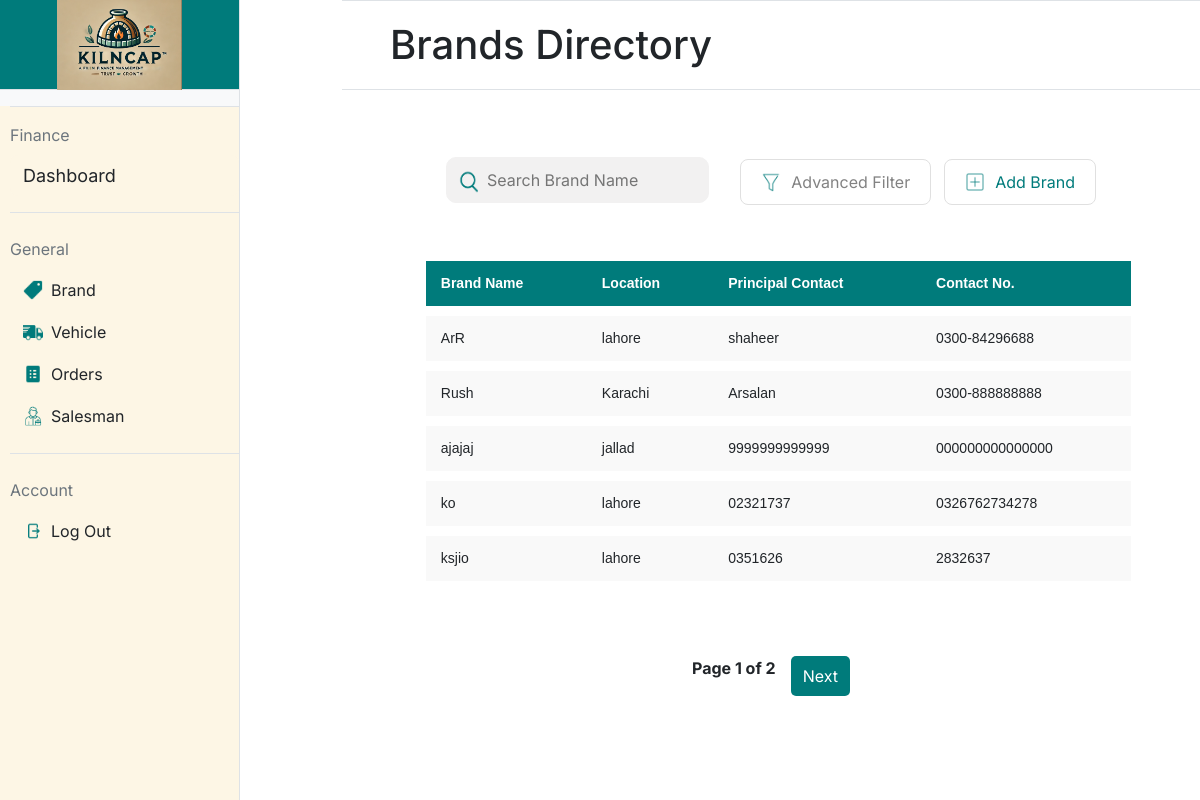
Before: /brand (signed in) with the older database file.
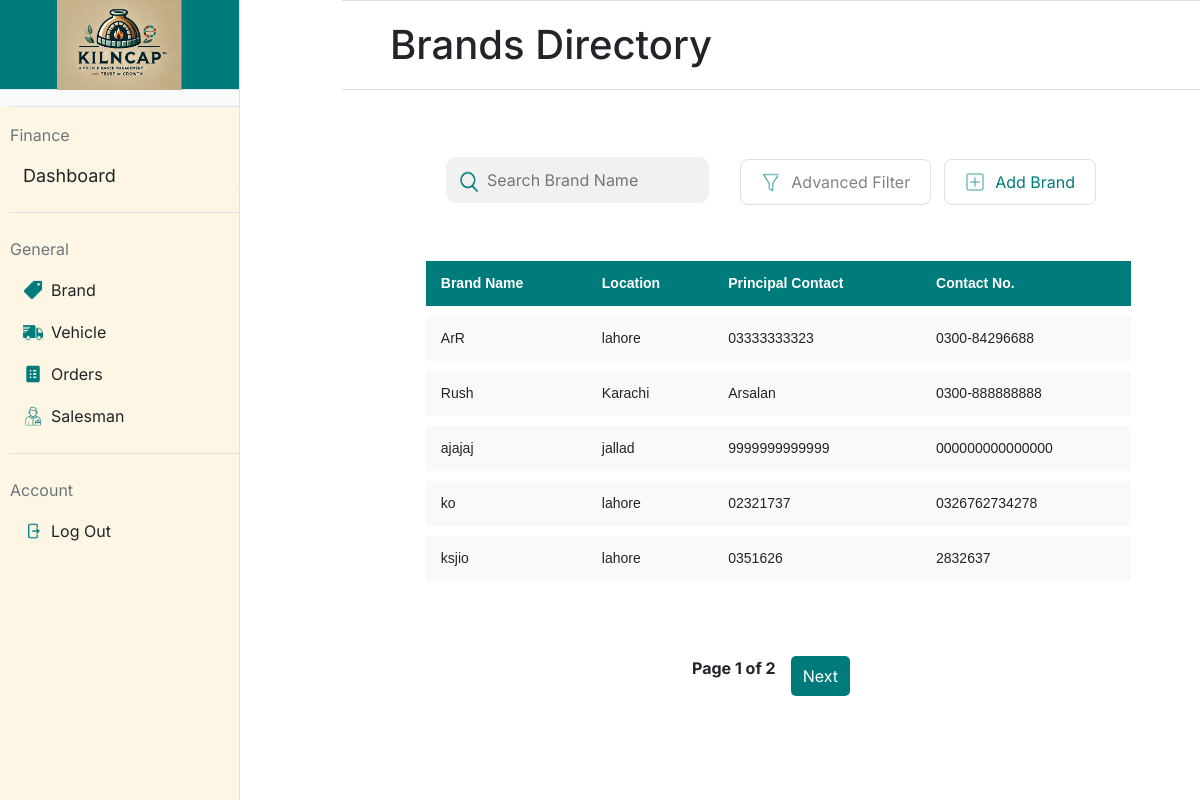
After: the same page with the newer database file.
### models/brand.py (models this page shows, shortened)
class Brand(db.Model):
    __tablename__ = 'brands'
    id = db.Column(db.Integer, primary_key=True, autoincrement=True)
    name = db.Column(db.String(30), nullable=False)
    location = db.Column(db.String(100), nullable=False)
    contact_no = db.Column(db.String(12), unique=True, nullable=False)
    principal_contact = db.Column(db.String(12), nullable=False)
    brick_types = db.relationship('BrickType', backref='brand', cascade="all, delete-orphan")

### app.py (the view)
@app.route('/brand', methods=['GET'])
@login_required
def brand():
    page = request.args.get('page', 1, type=int)  # Get the current page number from the URL query parameter
    per_page = 5  # Number of brands to display per page
    brands_paginated = Brand.query.paginate(page=page, per_page=per_page)  # Query the brands with pagination
    return render_template('brand.html', brands=brands_paginated.items, pagination=brands_paginated)

### app.py (called while the page is built)
@login_manager.user_loader
def load_user(user_id):
    return User.query.get(int(user_id))

### models/user.py (called while the page is built)
    @property
    def is_active(self):
        return True

### templates/brand.html (shortened to what this page needs)
{% extends "base.html" %}
{% block title %}
<link rel="stylesheet" href="static/brand.css">
{% endblock %}
{% block mainheading %}
Brands Directory
{% endblock %}
{% block maincontent %}
<div>
    <table style="padding-left: 5.5%; width: 100%; table-layout: fixed;">
        <form action="{{ url_for('brand_list_buttons') }}" method="post">
            <td style="width:30%; padding-left: 85px;">
                    <div style="position: relative; width: 100%;">
                        <img src="/static/icons/search-icon.png"
                             alt="Search Icon"
                             style="position: absolute; left: 7px; top: 60%; transform: translateY(-50%); width: 30px; height: 30px;">
                        <input type="text" name="search_text"
                               placeholder="Search Brand Name" title="Press Enter to Search"
                               style="width: 100%; padding-left: 40px;" onkeydown="if(event.key === 'Enter'){ this.form.submit(); }">
                    </div>
                </td>
        </form>
        <form action="{{ url_for('brand_list_buttons') }}" method="post">
            <td style="width: 20%; padding-left: 30px; padding-top:15px; text-align: left; font-size: 16px; font-weight: bold;">
                <button class="styled-button" name="button" id="filterButton"
                    value="filter_brand" type="button">
                    <img src="/static/icons/filter-icon.png" alt="Icon"
                        class="button-icon">
                    Advanced Filter
                </button>
            </td>
            <td style="width: 20%;padding-top:15px; text-align: right;">
                <button class="styled-button" name="button" value="add_brand">
                    <img src="/static/icons/add-icon.png" alt="Icon"
                        class="button-icon">
                    <div style="color:#007B7B">Add Brand</div>
                </button>
            </td>
        </form>
    </table>
    <div style="padding: 5.5%;">
        <table class="styled-table"
            style="padding-left: 20px; width: 100%; border-collapse: separate; border-spacing: 0 10px;">
            <thead>
                <tr>
                    <th>Brand Name</th>
                    <th>Location</th>
                    <th>Principal Contact</th>
                    <th>Contact No.</th>
                </tr>
            </thead>
            <tbody>
                {% for brand in brands %}
                <tr
                    data-url="{{ url_for('brand_details', brand_id=brand.id) }}"
                    onclick="redirectToDetails(this)" style="cursor: pointer;">
                    <td>{{ brand.name }}</td>
                    <td>{{ brand.location }}</td>
                    <td>{{ brand.principal_contact }}</td>
                    <td>{{ brand.contact_no }}</td>
                </tr>
                {% endfor %}
            </tbody>
        </table>
    </div>
    <div class="pagination">
        <span>Page {{ pagination.page }} of {{ pagination.pages }}</span>
        {% if pagination.has_next %}
        <a href="{{ url_for('brand', page=pagination.next_num) }}">Next</a>
        {% endif %}
    </div>
</div>
{% endblock %}

Changed rows visible on the page:
changed Brand "ArR": principal_contact "shaheer" → "03333333323"
